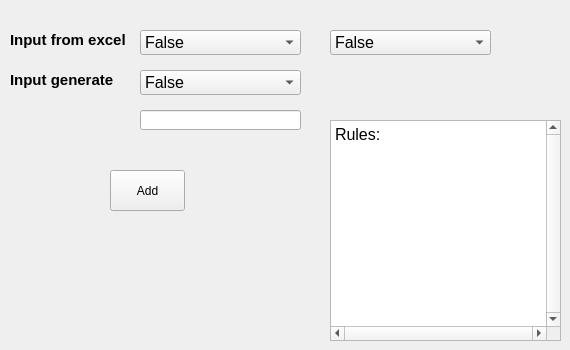
      <widget class="QWidget" name="tab_9">
       <attribute name="title">
        <string>Input</string>
       </attribute>
       <widget class="QPushButton" name="pushButton28">
        <property name="geometry">
         <rect>
          <x>110</x>
          <y>170</y>
          <width>75</width>
          <height>41</height>
         </rect>
        </property>
        <property name="text">
         <string>Add</string>
        </property>
       </widget>
       <widget class="QLineEdit" name="lineEdit22">
        <property name="geometry">
         <rect>
          <x>140</x>
          <y>110</y>
          <width>161</width>
          <height>20</height>
         </rect>
        </property>
        <property name="text">
         <string/>
        </property>
       </widget>
       <widget class="QLabel" name="label_39">
        <property name="geometry">
         <rect>
          <x>10</x>
          <y>30</y>
          <width>151</width>
          <height>20</height>
         </rect>
        </property>
        <property name="font">
         <font>
          <pointsize>11</pointsize>
          <weight>75</weight>
          <bold>true</bold>
         </font>
        </property>
        <property name="text">
         <string>Input from excel</string>
        </property>
       </widget>
       <widget class="QComboBox" name="comboBox20">
        <property name="geometry">
         <rect>
          <x>140</x>
          <y>30</y>
          <width>161</width>
          <height>25</height>
         </rect>
        </property>
        <property name="font">
         <font>
          <pointsize>12</pointsize>
         </font>
        </property>
        <item>
         <property name="text">
          <string>False</string>
         </property>
        </item>
       </widget>
       <widget class="QTextBrowser" name="textBrowser3">
        <property name="geometry">
         <rect>
          <x>330</x>
          <y>120</y>
          <width>231</width>
          <height>221</height>
         </rect>
        </property>
        <property name="font">
         <font>
          <pointsize>12</pointsize>
         </font>
        </property>
        <property name="verticalScrollBarPolicy">
         <enum>Qt::ScrollBarAlwaysOn</enum>
        </property>
        <property name="horizontalScrollBarPolicy">
         <enum>Qt::ScrollBarAlwaysOn</enum>
        </property>
        <property name="sizeAdjustPolicy">
         <enum>QAbstractScrollArea::AdjustIgnored</enum>
        </property>
        <property name="lineWrapMode">
         <enum>QTextEdit::NoWrap</enum>
        </property>
        <property name="html">
         <string>&lt;!DOCTYPE HTML PUBLIC &quot;-//W3C//DTD HTML 4.0//EN&quot; &quot;http://www.w3.org/TR/REC-html40/strict.dtd&quot;&gt;
&lt;html&gt;&lt;head&gt;&lt;meta name=&quot;qrichtext&quot; content=&quot;1&quot; /&gt;&lt;style type=&quot;text/css&quot;&gt;
p, li { white-space: pre-wrap; }
&lt;/style&gt;&lt;/head&gt;&lt;body style=&quot; font-family:'MS Shell Dlg 2'; font-size:12pt; font-weight:400; font-style:normal;&quot;&gt;
&lt;p style=&quot; margin-top:0px; margin-bottom:0px; margin-left:0px; margin-right:0px; -qt-block-indent:0; text-indent:0px;&quot;&gt;Rules:&lt;/p&gt;
&lt;p style=&quot;-qt-paragraph-type:empty; margin-top:0px; margin-bottom:0px; margin-left:0px; margin-right:0px; -qt-block-indent:0; text-indent:0px;&quot;&gt;&lt;br /&gt;&lt;/p&gt;&lt;/body&gt;&lt;/html&gt;</string>
        </property>
       </widget>
       <widget class="QComboBox" name="comboBox21">
        <property name="geometry">
         <rect>
          <x>330</x>
          <y>30</y>
          <width>161</width>
          <height>25</height>
         </rect>
        </property>
        <property name="font">
         <font>
          <pointsize>12</pointsize>
         </font>
        </property>
        <item>
         <property name="text">
          <string>False</string>
         </property>
        </item>
       </widget>
       <widget class="QLabel" name="label_48">
        <property name="geometry">
         <rect>
          <x>10</x>
          <y>70</y>
          <width>151</width>
          <height>20</height>
         </rect>
        </property>
        <property name="font">
         <font>
          <pointsize>11</pointsize>
          <weight>75</weight>
          <bold>true</bold>
         </font>
        </property>
        <property name="text">
         <string>Input generate</string>
        </property>
       </widget>
       <widget class="QComboBox" name="comboBox25">
        <property name="geometry">
         <rect>
          <x>140</x>
          <y>70</y>
          <width>161</width>
          <height>25</height>
         </rect>
        </property>
        <property name="font">
         <font>
          <pointsize>12</pointsize>
         </font>
        </property>
        <item>
         <property name="text">
          <string>False</string>
         </property>
        </item>
       </widget>
      </widget>
